Frame 1 (no input): blank canvas, image omitted
Frame 60 (the mouse pressed at the canvas centre just before this capture): blank canvas, image omitted
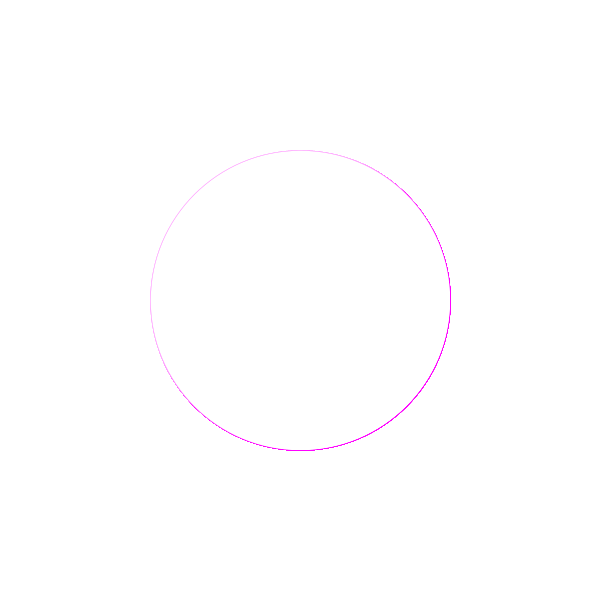
Frame 120 (the mouse held since frame 60 and released just before this capture)

The Processing sketch whose frames 1 and 60 were blank and that drew this single picture after the mouse press (run headless with seeded random() and noise(); from frame 60 on, the mouse is pressed at the canvas centre):

// Processing sketch: processing_62210
// ── processing_62210.pde


void setup()
{ 
  size(600, 600);
  background(255, 255, 255);
  smooth();
  frameRate(60);
} 

void draw() 
{
  smooth();
  strokeWeight(.5);
  ellipse(width/2, height/2, mouseX, mouseY);
  fill(255, 255, 255);
  stroke(255,0,255, 127);
}

void keyPressed()
{
  if (key=='b')
  {
    smooth();
    strokeWeight(1);
    ellipse(width/2, height/2, mouseX, mouseY);
    fill(255, 255, 255);
    stroke(0, 0, 255, 127);
  }
  if (key=='n')
  {
    smooth();
    strokeWeight(3);
    ellipse(width/2, height/2, mouseX, mouseY);
    fill(255, 255, 255);
    stroke(0, 255, 0, 127);
  }
}
